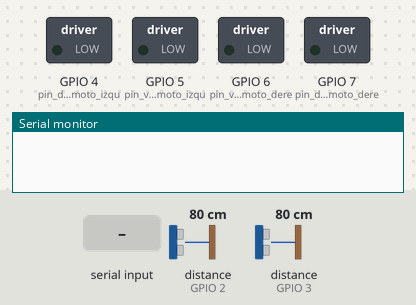
A sketch run on a simulated ESP32-S3. Shown: switched loads named in the sketch (green lamp = pin HIGH), the last lines printed to the serial monitor. Wiring (inferred from the names in the program): 2 × range finder with pulse-width output: data GPIO 2 / data GPIO 3. Inputs (shaded band) come from the test bench; at power-on: distance to the obstacle (sensors on GPIO 2, GPIO 3) 80 cm. The echo pulse lasts 58.3 µs per cm.

Above: at 0.01 s.
At 1.2 s:
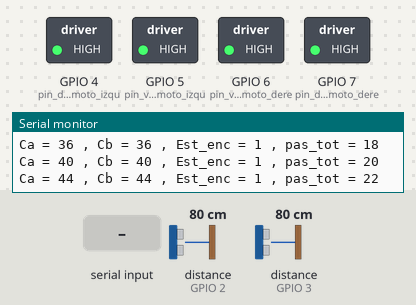
1.3 s: "a90\n" received over Serial
2.8 s: "i90\n" received over Serial
4.3 s: "d90\n" received over Serial
Timing chart, 0 to 7.3 s (numbered marks = the images above; inputs shaded):
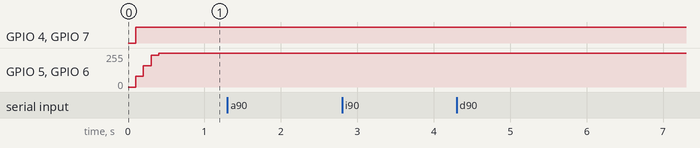

The sketch:

pruebas_motores_1.ino
```cpp
// por: Julian Galvez Serna

// ZZZZZZZZZZZZZZZZZZZZZZZZZZZZZ librerias ZZZZZZZZZZZZZZZZZZZZZZZZZZZZZ

// ZZZZZZZZZZZZZZZZZZZZZZZZZZZZZ Variables ZZZZZZZZZZZZZZZZZZZZZZZZZZZZZ

// ------------------------------------------------------ motores y actuadores ------------------------------------------------------
// ----------- conexion motores -----------
// ----- motores -----
// motor izquierdo - m2
const byte pin_dire_moto_izqu = 4;
const byte pin_velo_moto_izqu = 5;

// motor derecho - m1
const byte pin_dire_moto_dere = 7;
const byte pin_velo_moto_dere = 6;

// varialbles que contiene la velocidad de los motores cargadas al llamar las funciones de movimiento
byte velo_moto_izqu = 250; // izquierdo
byte velo_moto_dere = 250; // derecho

bool obstaculo = false;

int pinA = 2;
int pinB = 3;
int ca = 0;
int cb = 0;
int est_enc = 0;
long pas_tot = 0;

int set_point = 0;
int offset = 0;

// ZZZZZZZZZZZZZZZZZZZZZZZZZZZZZ configuraciones iniciales ZZZZZZZZZZZZZZZZZZZZZZZZZZZZZ

void setup() {

  // ----------------- comunicaciones seriales -----------------
  Serial.begin(115200);       // comunicacion con el pc - pruebas

  activarEncoder(pinA,pinB);

  // ----------------- motores -----------------
  // se declaran como salidas
  pinMode(pin_dire_moto_dere, OUTPUT);
  pinMode(pin_velo_moto_dere, OUTPUT);
  pinMode(pin_dire_moto_izqu, OUTPUT);
  pinMode(pin_velo_moto_izqu, OUTPUT);

  parar(); // inicializo el robot quieto

}

// ZZZZZZZZZZZZZZZZZZZZZZZZZZZZZ programa principal ZZZZZZZZZZZZZZZZZZZZZZZZZZZZZ

void loop() {

  delay(100);
  //int est_enc = obt_est(pinA,pinB);

  Serial.print("Ca = " + String(ca));
  Serial.print(" , Cb = " + String(cb));
  Serial.print(" , Est_enc = " + String(est_enc));
  Serial.println(" , pas_tot = " + String(pas_tot));

  // recivo comandos por el xbee serial
  if (Serial.available() > 0) {
    datoserial(Serial.read());// dependiendo del valor recibido, ejecuto una secuencia para mover el vehiculo
  }
  if(pas_tot > set_point+offset){velocidad((pas_tot-set_point)*40);atras();}
  else if(pas_tot < set_point-offset){velocidad((pas_tot-set_point)*40);adelante();}

  else{
    //parar();
  }
}  // fin loop

// ZZZZZZZZZZZZZZZZZZZZZZZZZZZZZ sub - funciones ZZZZZZZZZZZZZZZZZZZZZZZZZZZZZ

void datoserial(char dato) {
  if (dato == 'a') {
    adelante();
    Serial.println('a');
  }
  if (dato == 'i') {
    izquierda();
    Serial.println('i');
  }
  if (dato == 'd') {
    derecha();
    Serial.println('d');
  }
  if (dato == 'p') {
    parar();
    Serial.println('p');
  }
  if (dato == 'h') {
    atras();
    Serial.println('h');
  }

  if (dato == 'v') {
    delay(100);
    velo_moto_izqu = Serial.read(); // vel izquierda
    velo_moto_dere = Serial.read(); // vel derecha
  }

  if (dato == 's') {
    delay(100);
    set_point = int(Serial.read()-48)*1000;
    set_point += int(Serial.read()-48)*100;
    set_point += int(Serial.read()-48)*10;
    set_point += int(Serial.read()-48);
  }

}

// zzzzzzzzzzzzzzzzzzzzzzzzzzzzz motores zzzzzzzzzzzzzzzzzzzzzzzzzzzzz

void parar() {
  digitalWrite(pin_dire_moto_izqu, LOW);    // motor izquierdo
  analogWrite(pin_velo_moto_izqu, 0);
  digitalWrite(pin_dire_moto_dere, LOW);    // motor derecho
  analogWrite(pin_velo_moto_dere, 0);
}
void adelante() {
  digitalWrite(pin_dire_moto_izqu, LOW);    // motor izquierdo
  analogWrite(pin_velo_moto_izqu, velo_moto_izqu);
  digitalWrite(pin_dire_moto_dere, LOW);    // motor derecho
  analogWrite(pin_velo_moto_dere, velo_moto_dere);
}
void atras() {
  digitalWrite(pin_dire_moto_izqu, HIGH);    // motor izquierdo
  analogWrite(pin_velo_moto_izqu, velo_moto_izqu);
  digitalWrite(pin_dire_moto_dere, HIGH);    // motor derecho
  analogWrite(pin_velo_moto_dere, velo_moto_dere);
}
void izquierda() {
  digitalWrite(pin_dire_moto_izqu, LOW);    // motor izquierdo
  analogWrite(pin_velo_moto_izqu, velo_moto_izqu);
  digitalWrite(pin_dire_moto_dere, HIGH);    // motor derecho
  analogWrite(pin_velo_moto_dere, velo_moto_dere);
}
void derecha() {
  digitalWrite(pin_dire_moto_izqu, HIGH);    // motor izquierdo
  analogWrite(pin_velo_moto_izqu, velo_moto_izqu);
  digitalWrite(pin_dire_moto_dere, LOW);    // motor derecho
  analogWrite(pin_velo_moto_dere, velo_moto_dere);
}

void velocidad(int vel){
  vel = abs(vel);
  if (vel > 255){vel=255;}
  velo_moto_izqu = vel;
  velo_moto_dere = vel;
}
```

Encoder.ino
```cpp
float pasprev = 500;
unsigned long ultimotpa = 0;
unsigned long ultimotpb = 0;
unsigned long ultimopa = 0;
unsigned long ultimopb = 0;


void activarEncoder(int pA, int pB){
  // se ponen como entradas los puertos del encoder
  pinMode(pA, INPUT);
  pinMode(pB, INPUT);
  // se incializan las bases de tiempo
  ultimotpa = 0;
  ultimotpb = 0;
  ultimopa = 0;
  ultimopb = 0;
  // se verifica el estado
  est_enc = obt_est(pA,pB);
  //
  esp_pro_est(pA, pB, est_enc);
}

void ENCODERA() {
  // obtengo el delta de tiempo entre flancos
  ultimopa = ultimotpa - micros();
  ultimotpa = micros();

  pro_est_A(pinA,pinB,est_enc);
  // aumento el contador de pasos
  ca++;
}

void ENCODERB() {
  // obtengo el delta de tiempo entre flancos
  ultimopb = ultimotpb - micros();
  ultimotpb = micros();

  pro_est_B(pinA,pinB,est_enc);
  // aumento el contador de pasos
  cb++;
}

// obtenemos el estado inicial donde se encuentra el encoder
int obt_est(int pA,int pB){
  int x = digitalRead(pA)*2 + digitalRead(pB);
  switch(x){
    case 0:
      x = 1;
      break;
    case 2:
      x = 2;
      break;
    case 3:
      x = 3;
      break;
    case 1:
      x = 4;
      break;
  }
  return x;
}

void esp_pro_est(int pA,int pB,int est_enc){
  switch(est_enc){
    case 1:
      attachInterrupt(digitalPinToInterrupt(pA), ENCODERA, RISING);
      attachInterrupt(digitalPinToInterrupt(pB), ENCODERB, RISING);
      break;
    case 2:
      attachInterrupt(digitalPinToInterrupt(pA), ENCODERA, FALLING);
      attachInterrupt(digitalPinToInterrupt(pB), ENCODERB, RISING);
      break;
    case 3:
      attachInterrupt(digitalPinToInterrupt(pA), ENCODERA, FALLING);
      attachInterrupt(digitalPinToInterrupt(pB), ENCODERB, FALLING);
      break;
    case 4:
      attachInterrupt(digitalPinToInterrupt(pA), ENCODERA, RISING);
      attachInterrupt(digitalPinToInterrupt(pB), ENCODERB, FALLING);
      break;
  }
}

int pro_est_A(int pA,int pB,int estado){
  int x = 0;
  switch(estado){
    case 1:
      x = 2;
      break;
    case 2:
      x = 1;
      break;
    case 3:
      x = 4;
      break;
    case 4:
      x = 3;
      break;
  }
  est_enc = x;
  esp_pro_est(pA,pB,x);
}

void pro_est_B(int pA,int pB,int estado){
  int x = 0;
  switch(estado){
    case 1:
      x = 4;
      pas_tot--;
      break;
    case 2:
      x = 3;
      break;
    case 3:
      x = 2;
      break;
    case 4:
      x = 1;
      pas_tot++;
      break;
  }
  est_enc = x;
  esp_pro_est(pA,pB,x);
}
```
